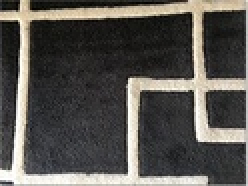
#> input picture opencv_scripts/lbp/images/training/area_rug/lbp_area_rug_examples1.jpg, 124 x 93 px, shrunk from 239 x 179 before the run (shown 2 times larger)
$ python recognize.py
#> lines starting #> are read from the running program, lines starting #| are printed output that depends on the picture
# import the necessary packages
import os
import queue

import cv2
import numpy as np
from imutils import paths
from skimage import feature
from sklearn.svm import LinearSVC

# construct the argument parse and parse the arguments
from opencv_scripts import handle_img

TRAINING_IMAGES = "/home/i_litvinov/py-projects/opneCV_study/opencv_scripts/lbp/images/training/"
TEST_IMAGES = "/home/i_litvinov/py-projects/opneCV_study/opencv_scripts/lbp/images/testing/"


class LocalBinaryPatterns:
    def __init__(self, numPoints, radius):
        # store the number of points and radius
        self.numPoints = numPoints
        self.radius = radius

    def describe(self, image, eps=1e-7):
        # compute the Local Binary Pattern representation
        # of the image, and then use the LBP representation
        # to build the histogram of patterns
        lbp = feature.local_binary_pattern(image, self.numPoints,
                                           self.radius, method="uniform")
        (hist, _) = np.histogram(lbp.ravel(),
                                 bins=np.arange(0, self.numPoints + 3),
                                 range=(0, self.numPoints + 2))
        # normalize the histogram
        hist = hist.astype("float")
        hist /= (hist.sum() + eps)
        # return the histogram of Local Binary Patterns
        return hist


desc = LocalBinaryPatterns(24, 8)
data = []
labels = []

# loop over the training images
for imagePath in paths.list_images(TRAINING_IMAGES):
    # load the image, convert it to grayscale, and describe it
    image = cv2.imread(imagePath)
#> image is the input picture: shape (93, 124, 3); mean B, G, R 80.1, 84.4, 86.9
    gray = cv2.cvtColor(image, cv2.COLOR_BGR2GRAY)
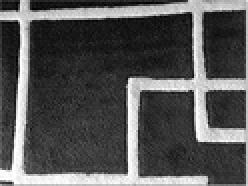
#> gray: shape (93, 124) (shown 2 times larger); min 0, max 255, mean 84.7
    hist = desc.describe(gray)
#> in describe, `lbp = feature.local_binary_pattern(image, self.numPoints, self.radius,..`:
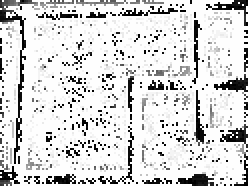
#> lbp: shape (93, 124) float64 (shown 2 times larger); min 0, max 25, mean 21.2; drawn with min black and max white
#> in describe, `(hist, _) = np.histogram(lbp.ravel(), bins=np.arange(0, self.numPoints..`: hist = 26 values, max 8413 at index 25, min 23 at index 18, mean 443.5
#> in describe, `hist /= (hist.sum() + eps)`: hist = 26 values, max 0.73 at index 25, min 0.00199 at index 18, mean 0.0385
    # extract the label from the image path, then update the
    # label and data lists
    labels.append(imagePath.split(os.path.sep)[-2])
    data.append(hist)
#> pass 2 of the loop `for imagePath in paths.list_images(TRAINING_IMAGES):`:
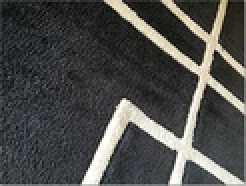
#> input picture opencv_scripts/lbp/images/training/area_rug/lbp_area_rug_examples2.jpg, 123 x 93 px, shrunk from 237 x 179 before the run (shown 2 times larger)
#> image is the input picture: shape (93, 123, 3); mean B, G, R 75.4, 77.4, 76.9
#> `gray = cv2.cvtColor(image, cv2.COLOR_BGR2GRAY)`:
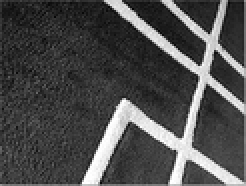
#> gray: shape (93, 123) (shown 2 times larger); min 2, max 255, mean 77
#> in describe (call 2), `lbp = feature.local_binary_pattern(image, self.numPoints, self.radius,..`:
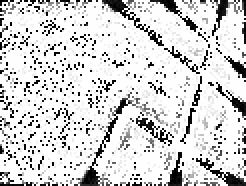
#> lbp: shape (93, 123) float64 (shown 2 times larger); min 0, max 25, mean 20.8; drawn with min black and max white
#> in describe (call 2), `(hist, _) = np.histogram(lbp.ravel(), bins=np.arange(0, self.numPoints..`: hist = 26 values, max 8205 at index 25, min 18 at index 14, mean 440
#> in describe (call 2), `hist /= (hist.sum() + eps)`: hist = 26 values, max 0.717 at index 25, min 0.00157 at index 14, mean 0.0385
#> pass 3 of the loop `for imagePath in paths.list_images(TRAINING_IMAGES):`:
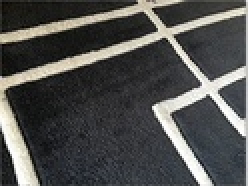
#> input picture opencv_scripts/lbp/images/training/area_rug/lbp_area_rug_examples3.jpg, 124 x 93 px, shrunk from 239 x 178 before the run (shown 2 times larger)
#> image is the input picture: shape (93, 124, 3); mean B, G, R 79.2, 80.5, 80.3
#> `gray = cv2.cvtColor(image, cv2.COLOR_BGR2GRAY)`:
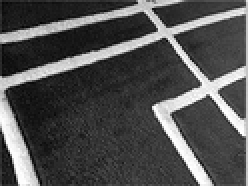
#> gray: shape (93, 124) (shown 2 times larger); min 0, max 255, mean 80.3
#> in describe (call 3), `lbp = feature.local_binary_pattern(image, self.numPoints, self.radius,..`:
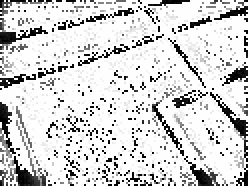
#> lbp: shape (93, 124) float64 (shown 2 times larger); min 0, max 25, mean 20.8; drawn with min black and max white
#> in describe (call 3), `(hist, _) = np.histogram(lbp.ravel(), bins=np.arange(0, self.numPoints..`: hist = 26 values, max 8239 at index 25, min 17 at index 16, mean 443.5
#> in describe (call 3), `hist /= (hist.sum() + eps)`: hist = 26 values, max 0.714 at index 25, min 0.00147 at index 16, mean 0.0385
# train a Linear SVM on the data
model = LinearSVC(C=500.0, random_state=13)
#> (the run stopped early here; a loop or call above may not have finished)
